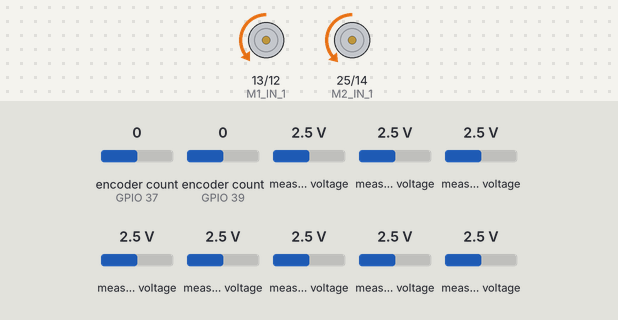
Simulated run of this program. Board: ESP32. On the bench: motor-driver pin pairs drawn as motors (green arrow = first pin HIGH = forward, orange = second pin HIGH = backward, longer = more drive). The test bench sets the inputs (shaded band); at power-on: encoder count (sensors on GPIO 37, GPIO 39) 0, measured voltage 2.5 V.

Above: at 0.2 s.
Timing chart, 0 to 1.7 s (numbered marks = the images above):
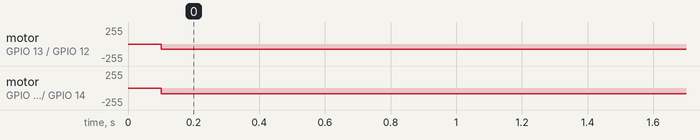

Measured:
- by itself, motor on GPIO 13 (M1_IN_1) / GPIO 12 (M1_IN_2): stopped → backward 80/255 at 0.10 s
- by itself, motor on GPIO 25 (M2_IN_1) / GPIO 14 (M2_IN_2): stopped → backward 85/255 at 0.10 s

The program:

main.cpp
```cpp
#include <Arduino.h>
#include <Adafruit_MCP3008.h>
#include <Encoder.h>

// ADC (line sensor)
Adafruit_MCP3008 adc1;
Adafruit_MCP3008 adc2;

const unsigned int ADC_1_CS = 2;
const unsigned int ADC_2_CS = 17;

int adc1_buf[8];
int adc2_buf[8];

uint8_t lineArray[13];
float previousPosition = 6;

// Encoders
const unsigned int M1_ENC_A = 39;
const unsigned int M1_ENC_B = 38;
const unsigned int M2_ENC_A = 37;
const unsigned int M2_ENC_B = 36;

// Motors
const unsigned int M1_IN_1 = 13;
const unsigned int M1_IN_2 = 12;
const unsigned int M2_IN_1 = 25;
const unsigned int M2_IN_2 = 14;

const unsigned int M1_IN_1_CHANNEL = 8;
const unsigned int M1_IN_2_CHANNEL = 9;
const unsigned int M2_IN_1_CHANNEL = 10;
const unsigned int M2_IN_2_CHANNEL = 11;

const unsigned int M1_I_SENSE = 35;
const unsigned int M2_I_SENSE = 34;

const unsigned int PWM_MAX = 255;
const int freq = 5000;
const int resolution = 8;

// LED
const int ledChannel = 0;

// PID
const int base_pid = 80;
const float mid = 6;

float error;
float last_error;
float total_error;

float Kp = 8;
float Kd = 125;
float Ki = 0;


/*
 *  Line sensor functions
 */
void readADC() {
  for (int i = 0; i < 8; i++) {
    adc1_buf[i] = adc1.readADC(i);
    adc2_buf[i] = adc2.readADC(i);
  }
}

void digitalConvert() {
  for (int i = 0; i < 7; i++) {
    if (adc1_buf[i]>690) {
      lineArray[2*i] = 0;
    } else {
      lineArray[2*i] = 1;
    }

    if (i<6) {
      if (adc2_buf[i]>690){
        lineArray[2*i+1] = 0;
      } else {
        lineArray[2*i+1] = 1;
      }
    }

    // print line sensor position
    // for(int i = 0; i < 13; i++) {
    //   Serial.print(lineArray[2*i+1]); Serial.print(" ");
    // }
  }
}

float getPosition(float previousPosition) {
  float pos = 0;
  uint8_t white_count = 0;

  for (int i = 0; i < 13; i++) {
    if (lineArray[i] == 1) {
      pos += i;
      white_count+=1;
    }
  }

  if (white_count == 0) {
    return previousPosition;
  }
  return pos/white_count;
}

/*
 *  Movement functions
 */
void M1_forward(int pwm_value) {
  ledcWrite(M1_IN_1_CHANNEL, 0);
  ledcWrite(M1_IN_2_CHANNEL, pwm_value);
}
void M2_forward(int pwm_value) {
  ledcWrite(M2_IN_1_CHANNEL, 0);
  ledcWrite(M2_IN_2_CHANNEL, pwm_value);
}

void M1_backward(int pwm_value) {
  ledcWrite(M1_IN_1_CHANNEL, pwm_value);
  ledcWrite(M1_IN_2_CHANNEL, 0);
}
void M2_backward(int pwm_value) {
  ledcWrite(M2_IN_1_CHANNEL, pwm_value);
  ledcWrite(M2_IN_2_CHANNEL, 0);
}

void M1_stop() {
  ledcWrite(M1_IN_1_CHANNEL, PWM_MAX);
  ledcWrite(M1_IN_2_CHANNEL, PWM_MAX);
}
void M2_stop() {
  ledcWrite(M2_IN_1_CHANNEL, PWM_MAX);
  ledcWrite(M2_IN_2_CHANNEL, PWM_MAX);
}

//wheel diam = 32mm
// 3.58 ticks per mm
// ticks = 3.58*distance(mm)*correction
void turnCorner(Encoder enc1, Encoder enc2, float pos) {
  long enc_base = 0;
  long enc_value = 0;

  enc_base = enc1.read();
  enc_value = enc_base;

  // move forward until axis is aligned
  M1_forward(base_pid);
  M2_forward(base_pid+5);
  while(abs(enc_value-enc_base) < 268);

  // turn 90 degrees
  if(lineArray[0] == 1) {
    M1_forward(base_pid);
    M2_backward(base_pid+20);
  } else {
    M1_backward(base_pid+20);
    M2_forward(base_pid+5);
  }
  enc_base = enc1.read();
  enc_value = enc_base;
  while(abs(pos-mid) > 1) {
    readADC();
    digitalConvert();
    pos = getPosition(previousPosition);
    previousPosition = pos;
  }
  M1_stop();
  M2_stop();
}

/*
 *  setup and loop
 */
void setup() {
  Serial.begin(115200);

  ledcSetup(M1_IN_1_CHANNEL, freq, resolution);
  ledcSetup(M1_IN_2_CHANNEL, freq, resolution);
  ledcSetup(M2_IN_1_CHANNEL, freq, resolution);
  ledcSetup(M2_IN_2_CHANNEL, freq, resolution);

  ledcAttachPin(M1_IN_1, M1_IN_1_CHANNEL);
  ledcAttachPin(M1_IN_2, M1_IN_2_CHANNEL);
  ledcAttachPin(M2_IN_1, M2_IN_1_CHANNEL);
  ledcAttachPin(M2_IN_2, M2_IN_2_CHANNEL);

  adc1.begin(ADC_1_CS);
  adc2.begin(ADC_2_CS);

  pinMode(M1_I_SENSE, INPUT);
  pinMode(M2_I_SENSE, INPUT);

  M1_stop();
  M2_stop();

  delay(100);
}

void loop() {


  Encoder enc1(M1_ENC_A, M1_ENC_B);
  Encoder enc2(M2_ENC_A, M2_ENC_B);

  while(true) {
    int t_start = micros();
    readADC();
    int t_end = micros();

    digitalConvert();

    float pos = getPosition(previousPosition);

    error = pos - mid;
    total_error += error;

    int pid_value = Kp*error + Kd*(error-last_error) + Ki*total_error;
    int right_motor = base_pid - pid_value;
    int left_motor = base_pid + pid_value;

    if(right_motor < 0)       right_motor = 0;
    if(left_motor < 0)        left_motor  = 0;
    if(right_motor > PWM_MAX) right_motor = PWM_MAX;
    if(left_motor > PWM_MAX)  left_motor  = PWM_MAX;

    M1_forward(right_motor);
    M2_forward(left_motor);


    //
    if((lineArray[0] == 1 || lineArray[12] == 1) && abs(error) <= 4) {
      turnCorner(enc1, enc2, pos);
    }

    last_error = error;
    previousPosition = pos;

    // Serial.print("time: ");   Serial.print(t_end - t_start); Serial.print("\t");
    // Serial.print("pos: ");    Serial.print(pos);             Serial.print("\t");
    // Serial.print("error: ");  Serial.print(error);           Serial.print("\t");
    // Serial.print(" right: "); Serial.print(right_motor);     Serial.print("\t");
    // Serial.print(" left: ");  Serial.print(left_motor);      Serial.print("\t");
    Serial.println();
  }
}
```
